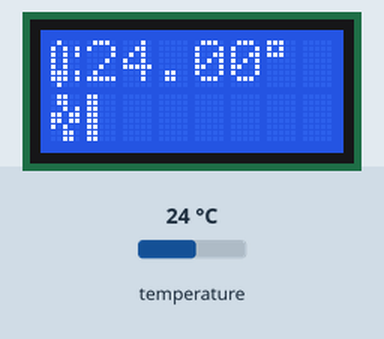
A sketch run on a simulated Arduino Nano, built with avr-gcc and run on an emulated ATmega328P. On the bench: 8×2 character LCD. The test bench sets the inputs (shaded band); at power-on: temperature 24 °C. What the sketch prints to the serial monitor is not drawn.

Above: at 1.5 s.
1.6 s: temperature set to 32.4 °C
At 3.9 s:
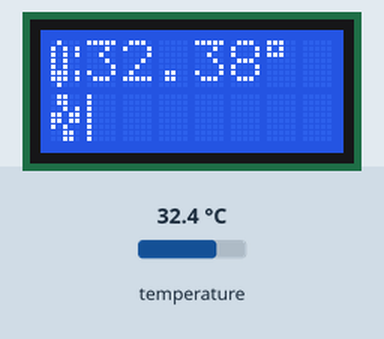
4.9 s: temperature set to 33.9 °C
At 7.0 s:
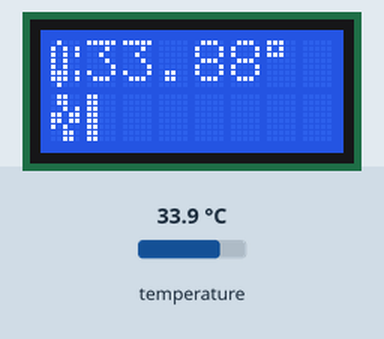
7.4 s: temperature set to 41 °C
At 10.9 s:
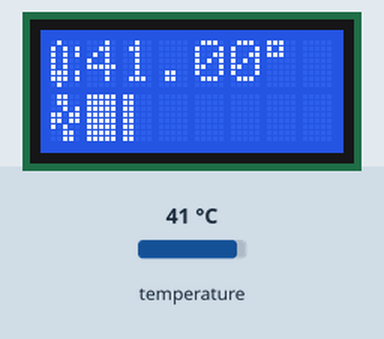
11.2 s: temperature set to 33 °C
At 13.2 s:
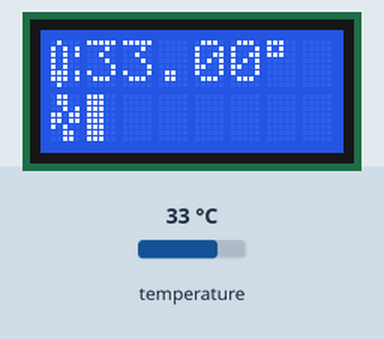
13.8 s: temperature set to 41 °C
At 17.3 s:
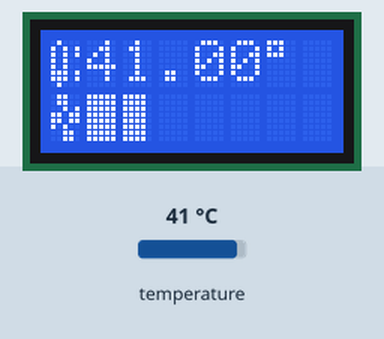
17.6 s: temperature set to 32 °C
At 19.3 s:
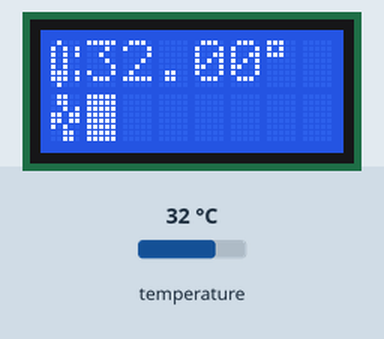
Timing chart, 0 to 20.8 s (numbered marks = the images above; inputs shaded):
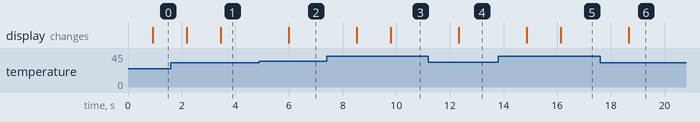

Measured:
- the behaviour switches between 33 and 33.1 °C on temperature (found by bisection; images 1 and 2)
- after the input at 1.6 s, the display: first changes after 0.58 s (image 1 shows a later state)
- after the input at 4.9 s, the display: changes after 1.1 s (image 2)
- after the input at 7.4 s, the display: first changes after 1.1 s (image 3 shows a later state)
- after the input at 11.2 s, the display: changes after 1.1 s (image 4)
- after the input at 13.8 s, the display: first changes after 1.1 s (image 5 shows a later state)
- after the input at 17.6 s, the display: changes after 1.1 s (image 6)

The sketch:

MonoFanControl.ino
```cpp
#include "pidController.h"
#include <DallasTemperature.h>
#include <OneWire.h>
#include <LiquidCrystal.h>

// initialize the library with the numbers of the interface pins
LiquidCrystal lcd(12, 11, 5, 4, 3, 2);


// Data wire is plugged into port 2 on the Arduino
#define ONE_WIRE_BUS 6
#define TEMPERATURE_PRECISION 9


// Setup a oneWire instance to communicate with any OneWire devices (not just Maxim/Dallas temperature ICs)
OneWire oneWire(ONE_WIRE_BUS);

// Pass our oneWire reference to Dallas Temperature.
DallasTemperature sensors(&oneWire);

// arrays to hold device addresses
DeviceAddress insideThermometer, outsideThermometer;


// Constants
const uint8_t cSdCardChipSelectPin = 10; // The pin where the SD card chip select is connected.
const uint16_t cUpdateDelay = 500; // The update every ~500ms.
const uint8_t cStartFanSpeed = 0x20; // The initial fan speed.
const float cControlTargetTemperature = 33.0f; // The maximum target temperature.

// Custom characters for the LCD display.
const uint8_t cFanCharacterMask[] PROGMEM = {
  0b01100,
  0b01100,
  0b00101,
  0b11011,
  0b11011,
  0b10100,
  0b00110,
  0b00110,
};
const char cFanCharacter = '\x05';
const uint8_t cTemp1CharacterMask[] PROGMEM = {
  0b01000,
  0b10100,
  0b10100,
  0b10100,
  0b10100,
  0b11101,
  0b11101,
  0b01000
};
const char cTemp1Character = '\x06';
const uint8_t cTemp2CharacterMask[] PROGMEM = {
  0b01000,
  0b10101,
  0b10101,
  0b10100,
  0b10100,
  0b11101,
  0b11101,
  0b01000
};
const char cTemp2Character = '\x07';

// The current fan speed.
uint8_t fanSpeed = cStartFanSpeed;

// The PID controller instance.
lr::PIDController pidController;

void setup()
{

        // set up the LCD's number of columns and rows:
        lcd.begin(8, 2);
        // Print a message to the LCD.

          // Add custom characters for the fan as bar display.
        uint8_t bars[] = { B10000, B11000, B11100, B11110, B11111 };
        uint8_t character[8];
        for (uint8_t i = 0; i < 5; ++i) {
            for (uint8_t j = 0; j < 8; ++j) character[j] = bars[i];
            lcd.createChar(i, character);
        }
        // Add custom characters from the masks.
        memcpy_P(character, cFanCharacterMask, 8);
        lcd.createChar(cFanCharacter, character);
        memcpy_P(character, cTemp1CharacterMask, 8);
        lcd.createChar(cTemp1Character, character);
        memcpy_P(character, cTemp2CharacterMask, 8);
        lcd.createChar(cTemp2Character, character);


        //updateTemperatureDisplay(11.1f, 22.2f);


        // Setup the PID controller.
        pidController.begin(8.0f, 1.0f, 0.2f);
        pidController.setOutputLimits(20.0f, 255.0f);
        pidController.setOutputReverse(true);
        pidController.setOutputDrift(-0.05f);
        pidController.setOutputValue(fanSpeed);
        pidController.setTargetValue(cControlTargetTemperature);


        Serial.begin(9600);
        Serial.println("Dallas Temperature IC Control Library Demo");


        pinMode(10, OUTPUT);
        analogWrite(10, 0x10);


        // Start up the library
        sensors.begin();

        // locate devices on the bus
        Serial.print("Locating devices...");
        Serial.print("Found ");
        Serial.print(sensors.getDeviceCount(), DEC);
        Serial.println(" devices.");

        // report parasite power requirements
        Serial.print("Parasite power is: ");
        if (sensors.isParasitePowerMode()) Serial.println("ON");
        else Serial.println("OFF");


        // Must be called before search()
        oneWire.reset_search();
        // assigns the first address found to insideThermometer
        if (!oneWire.search(insideThermometer)) Serial.println("Unable to find address for insideThermometer");


        // show the addresses we found on the bus
        Serial.print("Device 0 Address: ");
        printAddress(insideThermometer);
        Serial.println();


}

// Add the main program code into the continuous loop() function
void loop()
{


    sensors.requestTemperatures();
    Serial.print("Temp:");
    float temperature1 = sensors.getTempC(insideThermometer);
    Serial.println(temperature1);

    updateTemperatureDisplay(temperature1,0);


    // Calculate the new fan speed using the PID controller.
    //const float maximumTemperature = max(temperature1, temperature2);
    fanSpeed = static_cast<uint8_t>(pidController.calculateOutput(temperature1));
    analogWrite(10, fanSpeed);

    Serial.print("Fan:");
    Serial.println(fanSpeed);


    // Refresh the display.
    updateFanSpeedDisplay();


    delay(cUpdateDelay);


}

/// Print a single bar character of the given value (0-5).
///
/// @param value The bar value to display (0-5).
///
void lcdPrintBar(const uint8_t value) {
    if (value == 0) {
        lcd.print(' ');
    }
    else {
        lcd.print(static_cast<char>(value - 1));
    }
}

/// Update the fan speed display.
///
void updateFanSpeedDisplay() {
    lcd.setCursor(0, 1);
    lcd.print(cFanCharacter);
    const uint8_t displayedValue = (fanSpeed >> 4);
    if (displayedValue > 10) {
        lcdPrintBar(5);
        lcdPrintBar(5);
        lcdPrintBar(displayedValue - 10);
    }
    else if (displayedValue > 5) {
        lcdPrintBar(5);
        lcdPrintBar(displayedValue - 5);
        lcdPrintBar(0);
    }
    else {
        lcdPrintBar(displayedValue);
        lcdPrintBar(0);
        lcdPrintBar(0);
    }
}


/// Update the temperature display
///
/// @param temperature1 The first temperature value in degree celsius.
/// @param temperature2 The second temperature value in degree celsius.
///
void updateTemperatureDisplay(float temperature1, float temperature2) {
    lcd.setCursor(0, 0);
    lcd.print(cTemp2Character);
    lcd.print(temperature1);
    lcd.print('\xdf');
    lcd.print(' ');
    //lcd.print(cTemp2Character);
    //lcd.print(static_cast<uint8_t>(round(temperature2)), DEC);
    //lcd.print('\xdf');
    //lcd.print('C');
}


/// Print a decimal number padded with an optional zero to the LCD.
///
/// @param value The value to display.
///
void lcdPrintPaddedDecimal(uint8_t value) {
    if (value < 10) {
        lcd.print('0');
    }
    lcd.print(value, DEC);
}


// function to print a device address
void printAddress(DeviceAddress deviceAddress)
{
    for (uint8_t i = 0; i < 8; i++)
    {
        // zero pad the address if necessary
        if (deviceAddress[i] < 16) Serial.print("0");
        Serial.print(deviceAddress[i], HEX);
    }
}

// function to print the temperature for a device
void printTemperature(DeviceAddress deviceAddress)
{
    float tempC = sensors.getTempC(deviceAddress);
    if (tempC == DEVICE_DISCONNECTED_C)
    {
        Serial.println("Error: Could not read temperature data");
        return;
    }
    Serial.print("Temp C: ");
    Serial.print(tempC);
    Serial.print(" Temp F: ");
    Serial.print(DallasTemperature::toFahrenheit(tempC));
}

// function to print a device's resolution
void printResolution(DeviceAddress deviceAddress)
{
    Serial.print("Resolution: ");
    Serial.print(sensors.getResolution(deviceAddress));
    Serial.println();
}

// main function to print information about a device
void printData(DeviceAddress deviceAddress)
{
    Serial.print("Device Address: ");
    printAddress(deviceAddress);
    Serial.print(" ");
    printTemperature(deviceAddress);
    Serial.println();
}
```

pidController.cpp
```cpp
// (licence header left out)
#include "PIDController.h"


namespace lr {


    PIDController::PIDController()
        :
        _kp(0.0f),
        _ki(0.0f),
        _kd(0.0f),
        _reverseDirection(false),
        _outputDrift(0.0f),
        _output(0.0f),
        _outputMinimum(0.0f),
        _outputMaximum(255.0f),
        _errorSumAndKi(0.0f),
        _target(0.0f),
        _lastInput(0.0f),
        _sampleTime(-2.0f),
        _lastCalculation(0)
    {
    }


    void PIDController::begin(float kp, float ki, float kd)
    {
        _kp = kp;
        _ki = ki;
        _kd = kd;
    }


    void PIDController::setOutputLimits(float minimum, float maximum)
    {
        _outputMinimum = minimum;
        _outputMaximum = maximum;
    }


    void PIDController::setOutputReverse(bool isReverse)
    {
        if (_reverseDirection != isReverse) {
            _kp = -_kp;
            _ki = -_ki;
            _kd = -_kd;
            _reverseDirection = isReverse;
        }
    }


    void PIDController::setOutputDrift(float outputDrift)
    {
        _outputDrift = outputDrift;
    }


    void PIDController::setOutputValue(float value)
    {
        _output = value;
    }


    float PIDController::getOutputValue() const
    {
        return _output;
    }


    void PIDController::setTargetValue(float value)
    {
        _target = value;
    }


    float PIDController::calculateOutput(float input)
    {
        // Check if we already have a sample time measurement.
        if (_sampleTime < -1.0f) {
            // No, just store the time point, input value and keep the current output value.
            _lastCalculation = millis();
            _lastInput = input;
            _errorSumAndKi = _output;
            _sampleTime = -1.0f;
            return _output;
        }

        // Update the sample time.
        const float newSampleTime = static_cast<float>(millis() - _lastCalculation) / 1000.0f;
        if (_sampleTime < 0.0f) {
            _sampleTime = (_sampleTime + newSampleTime) / 2.0f;
        }
        else {
            _sampleTime = newSampleTime;
        }

        // Calculate the new output value.
        const float kp = _kp;
        const float ki = _ki * _sampleTime; // Make sure our tuning values change on timing.
        const float kd = _kd / _sampleTime;
        const float error = _target - input; // Get the current error
        _errorSumAndKi += (ki * error); // Add to the error sum and integrate the Ki value into it.
        _errorSumAndKi += _outputDrift; // Add the output drift to the error sum and ki value.
        // Limit the error sum (*Ki) to values in the given limits of the output.
        if (_errorSumAndKi > _outputMaximum) {
            _errorSumAndKi = _outputMaximum;
        }
        else if (_errorSumAndKi < _outputMinimum) {
            _errorSumAndKi = _outputMinimum;
        }
        const float inputDelta = input - _lastInput; // Get the delat of the input.
        const float newOutput = (kp * error) + _errorSumAndKi - (kd * inputDelta);
        if (newOutput > _outputMaximum) {
            _output = _outputMaximum;
        }
        else if (newOutput < _outputMinimum) {
            _output = _outputMinimum;
        }
        else {
            _output = newOutput;
        }

        _lastCalculation = millis();
        _lastInput = input;
        return _output;
    }


}
```

pidController.h
```cpp
#pragma once
//
// Lucky Resistor's Fan Controller
// ---------------------------------------------------------------------------
// (c)2016 by Lucky Resistor. See LICENSE for details.
//
// This program is free software; you can redistribute it and/or modify
// it under the terms of the GNU General Public License as published by
// the Free Software Foundation; either version 2 of the License, or
// (at your option) any later version.
//
// This program is distributed in the hope that it will be useful,
// but WITHOUT ANY WARRANTY; without even the implied warranty of
// MERCHANTABILITY or FITNESS FOR A PARTICULAR PURPOSE.  See the
// GNU General Public License for more details.
//
// You should have received a copy of the GNU General Public License along
// with this program; if not, write to the Free Software Foundation, Inc.,
// 51 Franklin Street, Fifth Floor, Boston, MA 02110-1301 USA.
//


#include <Arduino.h>


namespace lr {


    /// A simple PID controller.
    ///
    class PIDController
    {
    public:
        /// Create a new controller instance.
        ///
        PIDController();

    public:
        /// Initialize the controller with the kp, ki and kd values.
        ///
        /// @param kp The proportional correction (>=0). Use 2.0f if you have no clue.
        /// @param ki The integral correction (>=0). Use 5.0f if you have no clue.
        /// @param kd The derivative correction (>=0). Use 0.5f if you have no clue.
        ///
        void begin(float kp, float ki, float kd);

        /// Set output limits.
        ///
        /// Make sure minimum < maximum.
        ///
        void setOutputLimits(float minimum, float maximum);

        /// Set the output direction.
        ///
        void setOutputReverse(bool isReverse);

        /// Set a drift for the output.
        ///
        /// A drift for the output keeps the algorithm challenging into one direction.
        /// E.g. if it's the goal to keep the output as low as possible. Simple set
        /// a drift of e.g. -0.1. This drift will always be added after the final
        /// calculation and if the set-point is reached, it will try to keep the
        /// set-point while decreasing the output over time.
        ///
        void setOutputDrift(float outputDrift);

        /// Set the (initial) output value.
        ///
        void setOutputValue(float value);

        /// Get the current output value.
        ///
        float getOutputValue() const;

        /// Set the target (set-point) value.
        /// If this changes a lot, set it once before the calculate() call.
        ///
        void setTargetValue(float value);

        /// Calculate a new outout value for the given input.
        ///
        /// This funtion automatically measures the sample time you use between two
        /// function calls. Make sure you call this method in a regular and precise
        /// interval like every 100ms for example.
        ///
        /// @return The new output value.
        ///
        float calculateOutput(float input);

    private:
        float _kp; ///< Proportional
        float _ki; ///< Integral
        float _kd; ///< Derivative
        bool _reverseDirection; ///< true if the output works in reverse.
        float _outputDrift; ///< A constant drift to the output.
        float _output; ///< The current output value.
        float _outputMinimum; ///< The minimum value for the output.
        float _outputMaximum; ///< The maximum value for the output.
        float _errorSumAndKi; ///< The error sum of the output multiplied by Ki
        float _target; ///< The target value.
        float _lastInput; ///< The last input value.
        float _sampleTime; ///< The average sample time in seconds. Measured using the calculate() calls.
        uint32_t _lastCalculation; ///< The millis() value from the last calculation.
    };


}
```
